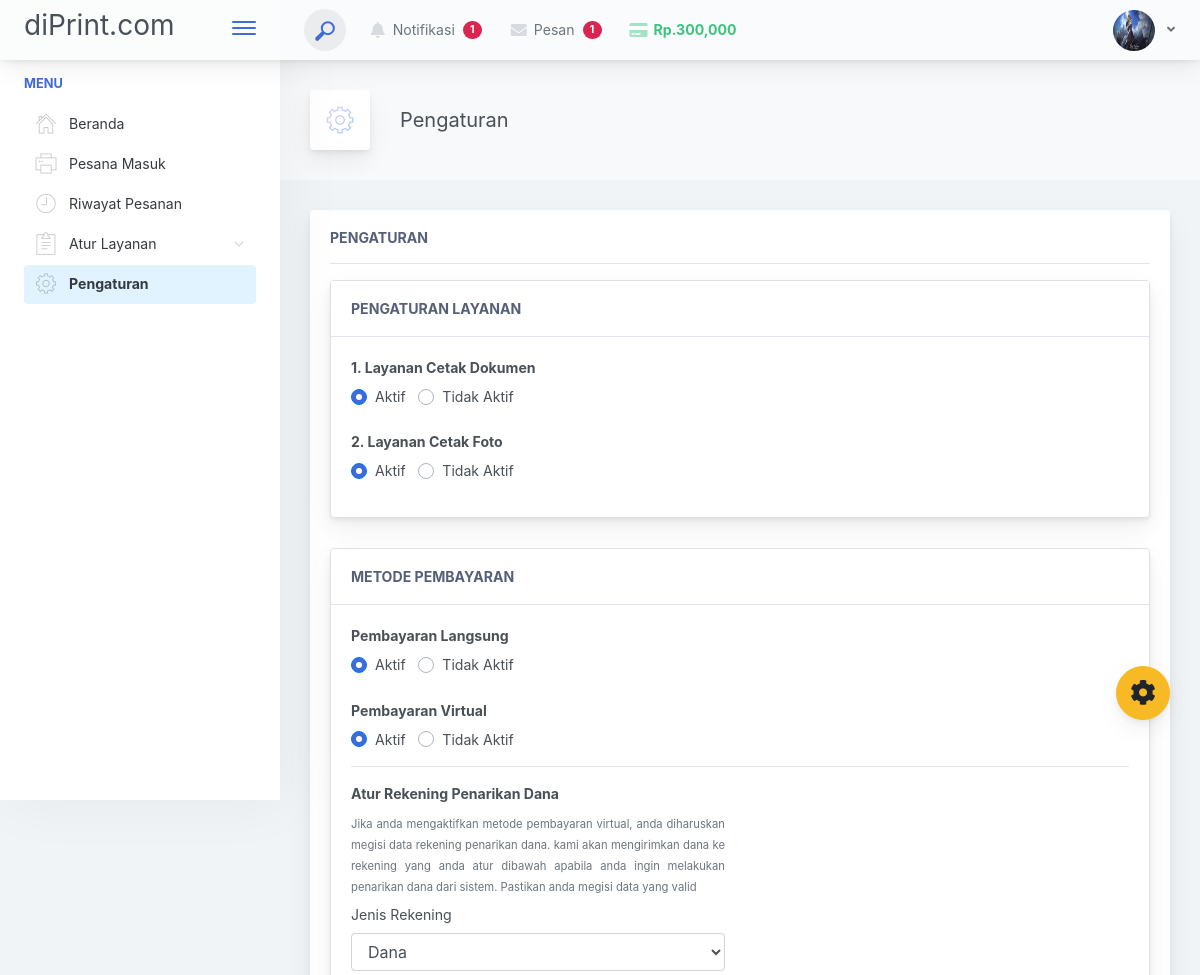
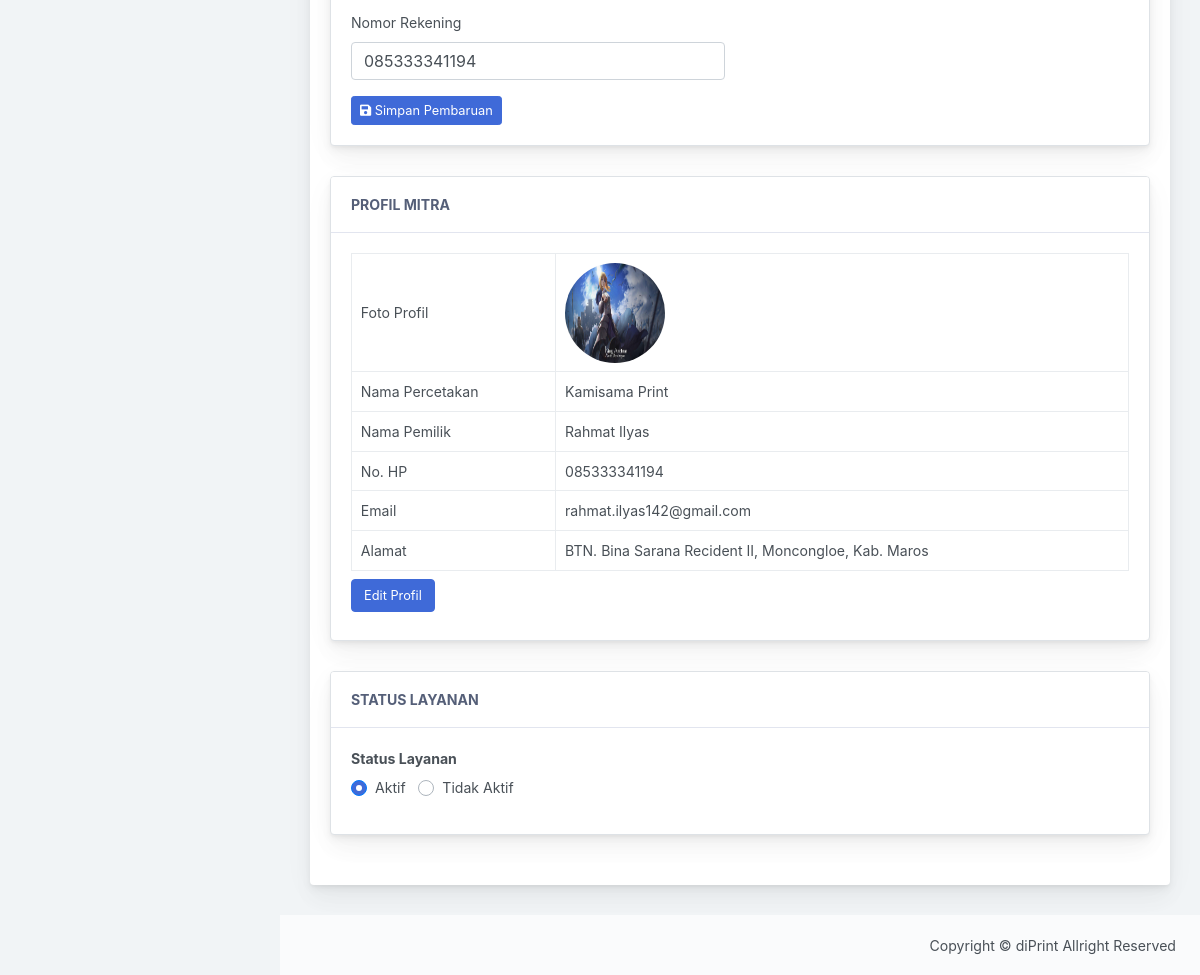
Page /mitra/pengaturan.php (signed in) on the committed database (2 pictures, top to bottom).
### tables this page shows
CREATE TABLE `agen` (
  `id` int NOT NULL,
  `nama_percetakan` varchar(100) NOT NULL,
  `nama_pemilik` varchar(255) NOT NULL,
  `telpon` varchar(100) NOT NULL,
  `email` varchar(100) NOT NULL,
  `alamat` varchar(100) NOT NULL,
  `password` varchar(500) NOT NULL,
  `poto` varchar(100) NOT NULL,
  `keterangan` varchar(500) NOT NULL,
  `status` varchar(50) NOT NULL DEFAULT 'new'
);

CREATE TABLE `setting_agen` (
  `id` int NOT NULL,
  `agen_id` int NOT NULL,
  `pembayaran_langsung` tinyint(1) NOT NULL,
  `pembayaran_virtual` tinyint(1) NOT NULL,
  `rekening` varchar(50) DEFAULT NULL,
  `no_rekening` varchar(100) DEFAULT NULL,
  `cetak_dokumen` tinyint(1) NOT NULL,
  `cetak_foto` tinyint(1) NOT NULL,
  `jilid` tinyint(1) NOT NULL,
  `latar` tinyint(1) NOT NULL
);

### function.php (called while the page is built, shortened)
<?php
   function lihat_profil($id) {
       global $conn;
       $lihat = mysqli_query($conn,"SELECT * FROM agen WHERE id = '$id'");
       return mysqli_fetch_assoc($lihat);
   }
?>

### mitra/pengaturan.php (the view, shortened to what this page needs)
<?php
require('template/header.php');
$agen_id = $_SESSION['id_mitra'];
$row = lihat_profil($id);
$config = mysqli_query($conn, "SELECT * FROM setting_agen WHERE agen_id='$agen_id'");
$cfg = mysqli_fetch_assoc($config);
?>
<div class="app-main__inner">
    <div class="app-page-title">
        <div class="page-title-wrapper">
            <div class="page-title-heading">
                <div class="page-title-icon">
                    <i class="pe-7s-config icon-gradient bg-deep-blue"></i>
                </div>
                <div>Pengaturan</div>
            </div>
        </div>
    </div>
    <div class="main-card mb-3 card">
        <div class="card-body">
            <h5 class="card-title">Pengaturan</h5>
            <hr>
            <div class="main-card mb-3 card border">
                <div class="card-header">Pengaturan Layanan</div>
                <div class="card-body">
                    <div class="row mb-4">
                        <div class="col-sm-12">
                            <label><b>1. Layanan Cetak Dokumen</b></label>
                        </div>
                        <div class="col-sm-1">
                            <div class="custom-radio custom-control">
                                <label class="custom-control-label" for="dokumen_aktif">Aktif</label>
                            </div>
                        </div>
                        <div class="col-sm-2">
                            <div class="custom-radio custom-control">
                                <label class="custom-control-label" for="dokumen_nonaktif">Tidak Aktif</label>
                            </div>
                        </div>
                    </div>
                    <div class="row mb-3">
                        <div class="col-sm-12">
                            <label><b>2. Layanan Cetak Foto</b></label>
                        </div>
                        <div class="col-sm-1">
                            <div class="custom-radio custom-control">
                                <label class="custom-control-label" for="foto_aktif">Aktif</label>
                            </div>
                        </div>
                        <div class="col-sm-2">
                            <div class="custom-radio custom-control">
                                <label class="custom-control-label" for="foto_nonaktif">Tidak Aktif</label>
                            </div>
                        </div>
                    </div>
                </div>
            </div>
            <div class="main-card mb-3 card border">
                <div class="card-header">Metode Pembayaran</div>
                <div class="card-body">
                    <div class="row mb-4">
                        <div class="col-sm-12">
                            <label><b>Pembayaran Langsung</b></label>
                        </div>
                        <div class="col-sm-1">
                            <div class="custom-radio custom-control">
                                <label class="custom-control-label" for="langsung_aktif">Aktif</label>
                            </div>
                        </div>
                        <div class="col-sm-2">
                            <div class="custom-radio custom-control">
                                <label class="custom-control-label" for="langsung_nonaktif">Tidak Aktif</label>
                            </div>
                        </div>
                    </div>
                    <div class="row mb-3">
                        <div class="col-sm-12">
                            <label><b>Pembayaran Virtual</b></label>
                        </div>
                        <div class="col-sm-1">
                            <div class="custom-radio custom-control">
                                <label class="custom-control-label" for="virtual_aktif">Aktif</label>
                            </div>
                        </div>
                        <div class="col-sm-2">
                            <div class="custom-radio custom-control">
                                <label class="custom-control-label" for="virtual_nonaktif">Tidak Aktif</label>
                            </div>
                        </div>
                    </div>
                    <?php if ($cfg['pembayaran_virtual']==1) { ?>
                        <hr>
                        <div class="row mt-2">
                            <div class="col-sm-6">
                                <label><b>Atur Rekening Penarikan Dana</b></label>
                                <div class="mb-2 text-justify">
                                    <small class="text-muted">Jika anda mengaktifkan metode pembayaran virtual, anda diharuskan megisi data rekening penarikan dana. kami akan mengirimkan dana ke rekening yang anda atur dibawah apabila anda ingin melakukan penarikan dana dari sistem. Pastikan anda megisi data yang valid</small>
                                </div>
                                <form method="POST">
                                    <div class="form-group">
                                        <label>Jenis Rekening</label>
                                        <?php
                                        $bank = ["Bank BRI", "Bank BNI", "Bank Syariah", "GoPay", "Dana", "OVO"];
                                        ?>
                                        <select class="form-control" name="rekening" required="">
                                            <?php foreach ($bank as $bnk) { ?>
                                                <option value="<?= $bnk ?>" <?php if ($bnk == $cfg['rekening']) echo 'selected' ?>><?= $bnk ?></option>
                                            <?php } ?>
                                        </select>
                                    </div>
                                    <div class="form-group">
                                        <label>Nomor Rekening</label>
                                        <input type="text" name="no_rekening" class="form-control" placeholder="Nomor Rekening.." value="<?= $cfg['no_rekening'] ?>" required="" autocomplete="off">
                                    </div>
                                    <button class="btn btn-primary btn-sm" type="submit" name="set_rekening"><i class="fa fa-save"></i> Simpan Pembaruan</button>
                                </form>
                            </div>
                        </div>
                    <?php } ?>
                </div>
            </div>
            <div class="main-card mb-3 card border">
                <div class="card-header">Profil Mitra</div>
                <div class="card-body">
                    <table class="mb-0 table table-bordered">
                        <tbody>
                            <tr>
                                <td>Foto Profil</td>
                                <td>
                                    <?php if ($row["poto"]) { ?>
                                        <img width="100" class="rounded-circle" src="img/daftar<?= $row['poto'] ?>" alt="" height="100">
                                    <?php } else { ?>
                                        <img width="100" class="rounded-circle" src="../user/img/default.png" alt="" height="100">
                                    <?php } ?>
                                </td>
                            </tr>
                            <tr>
                                <td>Nama Percetakan</td>
                                <td><?= $row["nama_percetakan"];?></td>
                            </tr>
                            <tr>
                                <td>Nama Pemilik</td>
                                <td><?= $row["nama_pemilik"];?></td>
                            </tr>
                            <tr>
                                <td>No. HP</td>
                                <td><?= $row["telpon"];?></td>
                            </tr>
                            <tr>
                                <td>Email</td>
                                <td><?= $row["email"];?></td>
                            </tr>
                            <tr>
                                <td>Alamat</td>
                                <td><?= $row["alamat"];?></td>
                            </tr>
                        </tbody>
                    </table>
                    <a href="edit_profil.php?id=<?=$row["id"]; ?>" type="Submit" name="submit" class="mb-2 mt-2 btn btn-primary">Edit Profil</a>
                </div>
            </div>
            <div class="main-card mb-3 card border">
                <div class="card-header">Status Layanan</div>
                <div class="card-body">
                    <div class="row mb-3">
                        <div class="col-sm-12">
                            <label><b>Status Layanan</b></label>
                        </div>
                        <div class="col-sm-1">
                            <div class="custom-radio custom-control">
                                <label class="custom-control-label" for="status_aktif">Aktif</label>
                            </div>
                        </div>
                        <div class="col-sm-2">
                            <div class="custom-radio custom-control">
                                <label class="custom-control-label" for="status_nonaktif">Tidak Aktif</label>
                            </div>
                        </div>
                    </div>
                </div>
            </div>
        </div>
    </div>
</div>
<?php
require('template/footer.php');
?>

### mitra/template/header.php (shortened to what this page needs)
<?php
require ('../function.php');
if(isset($_SESSION["masuk_mitra"]) ) {
    $id = $_SESSION["id_mitra"];
    $getProfile = mysqli_query($conn, "SELECT * FROM agen WHERE id = '$id'");
    $mtr = mysqli_fetch_assoc($getProfile);
    $poto = $mtr["poto"];
} else {
    header("Location: login.php");
    exit;
}
?>
<!doctype html>
    <html lang="en">
    <head>
        <link href="./main.css" rel="stylesheet">
        <link href="./../layout/vendor/datatables/dataTables.bootstrap4.min.css" rel="stylesheet">
        <link href="./assets/sweetalert2/sweetalert2.min.css" rel="stylesheet">
        <link href="./../assets/izitoast/css/iziToast.min.css" rel="stylesheet">
    </head>
    <body>
        <div class="app-container app-theme-white body-tabs-shadow fixed-sidebar fixed-header">
            <div class="app-header header-shadow">
                <div class="app-header__logo">
                    <h3 class="header-logo">diPrint.com</h3>
                    <div class="header__pane ml-auto">
                        <div>
                            <button type="button" class="hamburger close-sidebar-btn hamburger--elastic"
                            data-class="closed-sidebar">
                            <span class="hamburger-box">
                                <span class="hamburger-inner"></span>
                            </span>
                        </button>
                    </div>
                </div>
            </div>
        <div class="app-header__content">
            <div class="app-header-left">
                <div class="search-wrapper">
                    <div class="input-holder">
                        <button class="search-icon" type="submit" name="cari"><span></span></button>
                    </div>
                </div>
                <ul class="header-menu nav">
                    <li class="nav-item">
                        <div class="d-inline-block dropdown">
                            <a href="#" class="nav-link" data-toggle="dropdown" aria-haspopup="true" aria-expanded="false">
                                <i class="nav-link-icon fa fa-bell"> </i>
                                Notifikasi
                                <span class="badge badge-pill badge-danger px-0 py-1" id="countNotif">1</span>
                            </a>
                        </div>
                    </li>
                    <li class="nav-item">
                        <div class="d-inline-block dropdown">
                            <a href="#" class="nav-link" data-toggle="dropdown" aria-haspopup="true" aria-expanded="false">
                                <i class="nav-link-icon fa fa-envelope"> </i>
                                Pesan
                                <span class="badge badge-pill badge-danger px-0 py-1" id="countNotif">1</span>
                            </a>
                        </div>
                    </li>
                    <li class="nav-item">
                        <div class="d-inline-block dropdown">
                            <a href="#" class="nav-link text-success" data-toggle="dropdown" aria-haspopup="true" aria-expanded="false">
                                <i class="nav-link-icon fa fa-credit-card text-success"></i> <b>Rp.300,000</b>
                            </a>
                        </div>
                    </li>
                </ul>
            </div>
            <div class="app-header-right">
                <div class="header-btn-lg pr-0">
                    <div class="widget-content p-0">
                        <div class="widget-content-wrapper">
                            <div class="widget-content-left">
                                <div class="btn-group">
                                    <a data-toggle="dropdown" aria-haspopup="true" aria-expanded="false"
                                    class="p-0 btn"><img width="42" height="41" class="rounded-circle" src="../mitra/img/daftar<?php echo $poto?>" alt=""> <i class="fa fa-angle-down ml-2 opacity-8"></i></a>
                                </div>
                            </div>
                        </div>
                    </div>
                </div>
            </div>
        </div>
    </div>
    <div class="ui-theme-settings">
        <button type="button" id="TooltipDemo" class="btn-open-options btn btn-warning">
            <i class="fa fa-cog fa-w-16 fa-spin fa-2x"></i>
        </button>
</div>
<div class="app-main">
    <div class="app-sidebar sidebar-shadow">
<div class="scrollbar-sidebar">
    <div class="app-sidebar__inner">
        <ul class="vertical-nav-menu">
            <li class="app-sidebar__heading">Menu</li>
            <li>
                <a href="index.php" id="nv-beranda">
                    <i class="metismenu-icon pe-7s-home"></i>
                    Beranda
                </a>
            </li>
            <li>
                <a href="pesanan.php" id="nv-pesanan">
                    <i class="metismenu-icon pe-7s-print"></i>
                    Pesana Masuk <span class="badge badge-pill badge-danger px-0 py-1 countPesanan" hidden="">0</span>
                </a>
            </li>
            <li>
                <a href="riwayat.php" id="nv-riwayat">
                    <i class="metismenu-icon pe-7s-clock"></i>
                    Riwayat Pesanan
                </a>
            </li>
            <li>
                <a href="#" id="nv-layanan">
                    <i class="metismenu-icon pe-7s-note2"></i>
                    Atur Layanan
                    <i class="metismenu-state-icon pe-7s-angle-down caret-left"></i>
                </a>
            </li>
            <li>
                <a href="pengaturan.php" id="nv-settings">
                    <i class="metismenu-icon pe-7s-config"></i>
                    Pengaturan
                </a>
            </li>
        </ul>
    </div>
</div>
</div>
<div class="app-main__outer">

### rows in the picture
agen: poto (picture), nama_percetakan "Kamisama Print", nama_pemilik "Rahmat Ilyas", telpon "085333341194", email "rahmat.ilyas142@gmail.com", alamat "BTN. Bina Sarana Recident II, Moncongloe, Kab. Maros"
setting_agen: rekening "Dana", no_rekening "085333341194"
